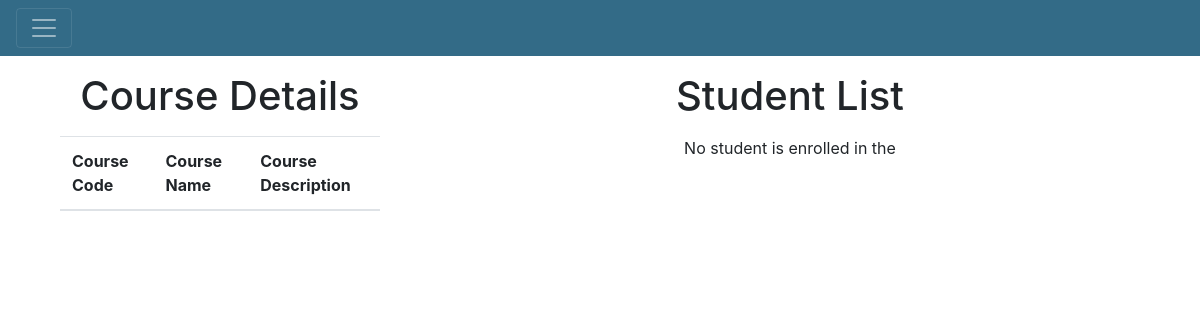
Before: /course/9 (signed in) with the older database file.
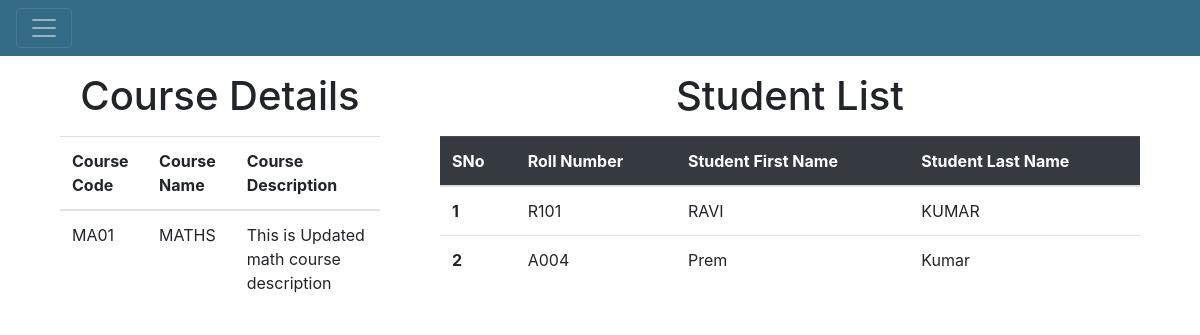
After: the same page with the newer database file.
### website_code/models.py (models this page shows)
class Course(db.Model):
    __tablename__ = 'course'
    course_id = db.Column(db.Integer , primary_key=True,autoincrement=True)
    course_code = db.Column(db.String,unique=True,nullable=False)
    course_name = db.Column(db.String,nullable=False)
    course_description = db.Column(db.String)

class Student(db.Model):
    __tablename__='student'
    student_id = db.Column(db.Integer,primary_key=True,autoincrement=True)
    roll_number = db.Column(db.String,unique=True,nullable=False)
    first_name = db.Column(db.String)
    last_name = db.Column(db.String)

### website_code/views.py (the view, shortened to what this page needs)
@views.route("/course/<act>",methods=["POST","GET"])
@login_required
def create_detail_course(act):
    if request.method=="GET":
        if act=='create':
            return render_template("create_course.html",user=current_user)
        elif act.isdigit():
            course_detail = Course.query.filter(Course.course_id==act).first()
            enroll = db.session.query(Student.student_id,Student.roll_number,Student.first_name,Student.last_name).join(Enrollments).filter(Enrollments.ecourse_id==act).all()
            return render_template("course_detail.html",cou=course_detail,enroll=enroll,user=current_user)

### website_code/__init__.py (called while the page is built)
def make_app():     # we are making our flask app.
    app=Flask(__name__)
    app.config["SECRET_KEY"] = "This is a secret ket" # this secret key is used to encrypt session and cookies data related to website.
    app.config['SQLALCHEMY_DATABASE_URI'] = "sqlite:///first_website_database.sqlite3"
    db.init_app(app)
    from .views import views  # first views is the file name (it has to start with dot) and second views is the variable name in views.py
    from .authentication import auth  # this make it more clear. compare it with views.
    app.register_blueprint(views, url_prefix="/")
    app.register_blueprint(auth, url_prefix="/")
    login_mngr=LoginManager()
    login_mngr.login_view = 'auth.login'
    login_mngr.init_app(app)
    @login_mngr.user_loader
    def load_user(user_id):
        return User.query.get(int(user_id))
    return app

### website_code/templates/course_detail.html (shortened to what this page needs)
{% extends 'base.html' %}
{% block content %}
<div class="row">
    <div class="col-4">
        <div class="my-3 text-center">
            <h1>Course Details</h1>
        </div>
        <div class="container-fluid">
            <table class="table">
                <thead>
                    <tr>
                        <th>Course Code</th>
                        <th>Course Name</th>
                        <th>Course Description</th>
                    </tr>
                </thead>
                <tbody>
                    <tr>
                        <td>{{cou["course_code"]}}</td>
                        <td>{{cou["course_name"]}}</td>
                        <td>{{cou["course_description"]}}</td>
                </tbody>
            </table>
        </div>
    </div>
    <div class="col-8">
        <div class="my-3 text-center">
            <h1>Student List</h1>
        </div>
        {% if enroll %}
        <div class="container-fluid">
            <table class="table">
                <thead class="table-dark">
                    <tr>
                        <th scope="col">SNo</th>
                        <th scope="col">Roll Number</th>
                        <th scope="col">Student First Name</th>
                        <th scope="col">Student Last Name</th>
                    </tr>
                </thead>
                <tbody>
                    {% for ind in range(enroll|length) %}
                    <tr>
                        <th scope="row">{{ind+1}}</th>
                        <td>{{enroll[ind]["roll_number"]}}</td>
                        <td>{{enroll[ind]["first_name"]}}</td>
                        <td>{{enroll[ind]["last_name"]}}</td>
                    </tr>
                    {% endfor %}
                </tbody>
            </table>
        </div>
        {% else %}
            <p class="text-center"> No student is enrolled in the {{cou["course_name"]}}</p>
        {% endif %}
    </div>
</div>
{% endblock content %}

Changed rows visible on the page:
added Course: course_code "MA01", course_name "MATHS", course_description "This is Updated math course description"
added Student: roll_number "R101", first_name "RAVI", last_name "KUMAR"
now on this page (row unchanged): Student: roll_number "A004", first_name "Prem", last_name "Kumar"
Other visible differences:
text no longer shown: "No student is enrolled in the"
text now shown: "SNo Roll Number Student First Name Student Last Name"
new list line: "1"
new list line: "2"
